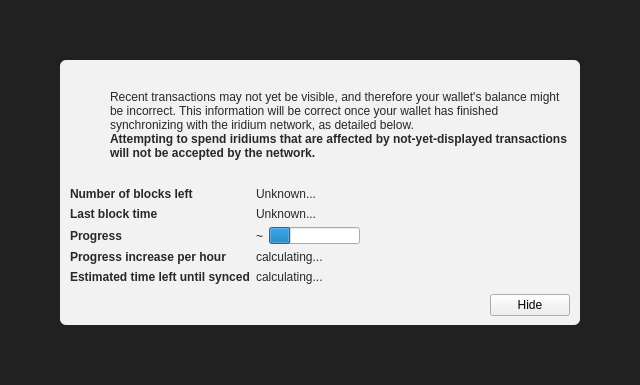
<?xml version="1.0" encoding="UTF-8"?>
<ui version="4.0">
 <class>ModalOverlay</class>
 <widget class="ModalOverlay" name="ModalOverlay">
  <property name="geometry">
   <rect>
    <x>0</x>
    <y>0</y>
    <width>640</width>
    <height>385</height>
   </rect>
  </property>
  <property name="windowTitle">
   <string>Form</string>
  </property>
  <layout class="QVBoxLayout" name="verticalLayout" stretch="0">
   <property name="sizeConstraint">
    <enum>QLayout::SetDefaultConstraint</enum>
   </property>
   <property name="leftMargin">
    <number>0</number>
   </property>
   <property name="topMargin">
    <number>0</number>
   </property>
   <property name="rightMargin">
    <number>0</number>
   </property>
   <property name="bottomMargin">
    <number>0</number>
   </property>
   <item>
    <widget class="QWidget" name="bgWidget" native="true">
     <property name="styleSheet">
      <string notr="true">#bgWidget { background: rgba(0,0,0,220); }</string>
     </property>
     <layout class="QVBoxLayout" name="verticalLayoutMain" stretch="1">
      <property name="leftMargin">
       <number>60</number>
      </property>
      <property name="topMargin">
       <number>60</number>
      </property>
      <property name="rightMargin">
       <number>60</number>
      </property>
      <property name="bottomMargin">
       <number>60</number>
      </property>
      <item>
       <widget class="QWidget" name="contentWidget" native="true">
        <property name="styleSheet">
         <string notr="true">#contentWidget { background: rgba(255,255,255,240); border-radius: 6px; }

QLabel { color: rgb(40,40,40);  }</string>
        </property>
        <layout class="QVBoxLayout" name="verticalLayoutSub" stretch="1,0,0,0">
         <property name="spacing">
          <number>0</number>
         </property>
         <property name="leftMargin">
          <number>10</number>
         </property>
         <property name="topMargin">
          <number>10</number>
         </property>
         <property name="rightMargin">
          <number>10</number>
         </property>
         <property name="bottomMargin">
          <number>10</number>
         </property>
         <item>
          <layout class="QHBoxLayout" name="horizontalLayoutIconText" stretch="0,1">
           <property name="topMargin">
            <number>20</number>
           </property>
           <item>
            <layout class="QVBoxLayout" name="verticalLayoutIcon">
             <property name="leftMargin">
              <number>0</number>
             </property>
             <item>
              <widget class="QPushButton" name="warningIcon">
               <property name="enabled">
                <bool>false</bool>
               </property>
               <property name="text">
                <string/>
               </property>
               <property name="icon">
                <iconset>
                 <normaloff>:/icons/warning</normaloff>
                 <disabledoff>:/icons/warning</disabledoff>:/icons/warning</iconset>
               </property>
               <property name="iconSize">
                <size>
                 <width>48</width>
                 <height>48</height>
                </size>
               </property>
               <property name="flat">
                <bool>true</bool>
               </property>
              </widget>
             </item>
             <item>
              <spacer name="verticalSpacerWarningIcon">
               <property name="orientation">
                <enum>Qt::Vertical</enum>
               </property>
               <property name="sizeHint" stdset="0">
                <size>
                 <width>20</width>
                 <height>40</height>
                </size>
               </property>
              </spacer>
             </item>
            </layout>
           </item>
           <item>
            <layout class="QVBoxLayout" name="verticalLayoutInfoText">
             <property name="leftMargin">
              <number>0</number>
             </property>
             <property name="topMargin">
              <number>0</number>
             </property>
             <item>
              <widget class="QLabel" name="infoText">
               <property name="text">
                <string>Recent transactions may not yet be visible, and therefore your wallet's balance might be incorrect. This information will be correct once your wallet has finished synchronizing with the iridium network, as detailed below.</string>
               </property>
               <property name="textFormat">
                <enum>Qt::RichText</enum>
               </property>
               <property name="wordWrap">
                <bool>true</bool>
               </property>
              </widget>
             </item>
             <item>
              <widget class="QLabel" name="infoTextStrong">
               <property name="font">
                <font>
                 <weight>75</weight>
                 <bold>true</bold>
                </font>
               </property>
               <property name="text">
                <string>Attempting to spend iridiums that are affected by not-yet-displayed transactions will not be accepted by the network.</string>
               </property>
               <property name="textFormat">
                <enum>Qt::RichText</enum>
               </property>
               <property name="wordWrap">
                <bool>true</bool>
               </property>
              </widget>
             </item>
             <item>
              <spacer name="verticalSpacerInTextSpace">
               <property name="orientation">
                <enum>Qt::Vertical</enum>
               </property>
               <property name="sizeHint" stdset="0">
                <size>
                 <width>20</width>
                 <height>40</height>
                </size>
               </property>
              </spacer>
             </item>
            </layout>
           </item>
          </layout>
         </item>
         <item>
          <spacer name="verticalSpacerAfterText">
           <property name="orientation">
            <enum>Qt::Vertical</enum>
           </property>
           <property name="sizeHint" stdset="0">
            <size>
             <width>20</width>
             <height>40</height>
            </size>
           </property>
          </spacer>
         </item>
         <item>
          <layout class="QFormLayout" name="formLayout">
           <property name="fieldGrowthPolicy">
            <enum>QFormLayout::FieldsStayAtSizeHint</enum>
           </property>
           <property name="horizontalSpacing">
            <number>6</number>
           </property>
           <property name="verticalSpacing">
            <number>6</number>
           </property>
           <property name="topMargin">
            <number>10</number>
           </property>
           <item row="0" column="0">
            <widget class="QLabel" name="labelNumberOfBlocksLeft">
             <property name="font">
              <font>
               <weight>75</weight>
               <bold>true</bold>
              </font>
             </property>
             <property name="text">
              <string>Number of blocks left</string>
             </property>
            </widget>
           </item>
           <item row="0" column="1">
            <widget class="QLabel" name="numberOfBlocksLeft">
             <property name="text">
              <string>Unknown...</string>
             </property>
            </widget>
           </item>
           <item row="1" column="0">
            <widget class="QLabel" name="labelLastBlockTime">
             <property name="font">
              <font>
               <weight>75</weight>
               <bold>true</bold>
              </font>
             </property>
             <property name="text">
              <string>Last block time</string>
             </property>
            </widget>
           </item>
           <item row="1" column="1">
            <widget class="QLabel" name="newestBlockDate">
             <property name="sizePolicy">
              <sizepolicy hsizetype="Maximum" vsizetype="Preferred">
               <horstretch>0</horstretch>
               <verstretch>0</verstretch>
              </sizepolicy>
             </property>
             <property name="text">
              <string>Unknown...</string>
             </property>
            </widget>
           </item>
           <item row="2" column="0">
            <widget class="QLabel" name="labelSyncDone">
             <property name="font">
              <font>
               <weight>75</weight>
               <bold>true</bold>
              </font>
             </property>
             <property name="text">
              <string>Progress</string>
             </property>
            </widget>
           </item>
           <item row="2" column="1">
            <layout class="QHBoxLayout" name="horizontalLayoutSync" stretch="0,1">
             <item>
              <widget class="QLabel" name="percentageProgress">
               <property name="text">
                <string notr="true">~</string>
               </property>
              </widget>
             </item>
             <item>
              <widget class="QProgressBar" name="progressBar">
               <property name="value">
                <number>24</number>
               </property>
               <property name="format">
                <string/>
               </property>
              </widget>
             </item>
            </layout>
           </item>
           <item row="4" column="0">
            <widget class="QLabel" name="labelProgressIncrease">
             <property name="font">
              <font>
               <weight>75</weight>
               <bold>true</bold>
              </font>
             </property>
             <property name="text">
              <string>Progress increase per hour</string>
             </property>
            </widget>
           </item>
           <item row="4" column="1">
            <widget class="QLabel" name="progressIncreasePerH">
             <property name="text">
              <string>calculating...</string>
             </property>
            </widget>
           </item>
           <item row="5" column="0">
            <widget class="QLabel" name="labelEstimatedTimeLeft">
             <property name="font">
              <font>
               <weight>75</weight>
               <bold>true</bold>
              </font>
             </property>
             <property name="text">
              <string>Estimated time left until synced</string>
             </property>
            </widget>
           </item>
           <item row="5" column="1">
            <widget class="QLabel" name="expectedTimeLeft">
             <property name="text">
              <string>calculating...</string>
             </property>
            </widget>
           </item>
          </layout>
         </item>
         <item>
          <layout class="QHBoxLayout" name="horizontalLayoutButtons">
           <property name="leftMargin">
            <number>10</number>
           </property>
           <property name="topMargin">
            <number>10</number>
           </property>
           <item>
            <spacer name="horizontalSpacer">
             <property name="orientation">
              <enum>Qt::Horizontal</enum>
             </property>
             <property name="sizeHint" stdset="0">
              <size>
               <width>40</width>
               <height>20</height>
              </size>
             </property>
            </spacer>
           </item>
           <item>
            <widget class="QPushButton" name="closeButton">
             <property name="text">
              <string>Hide</string>
             </property>
            </widget>
           </item>
          </layout>
         </item>
        </layout>
       </widget>
      </item>
     </layout>
    </widget>
   </item>
  </layout>
 </widget>
 <customwidgets>
  <customwidget>
   <class>ModalOverlay</class>
   <extends>QWidget</extends>
   <header>qt/modaloverlay.h</header>
   <container>1</container>
  </customwidget>
 </customwidgets>
 <resources/>
 <connections/>
</ui>
